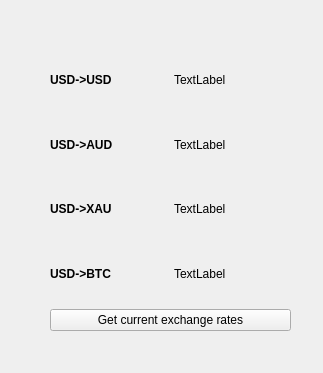
<?xml version="1.0" encoding="UTF-8"?>
<ui version="4.0">
 <class>MainWindow</class>
 <widget class="QMainWindow" name="MainWindow">
  <property name="geometry">
   <rect>
    <x>0</x>
    <y>0</y>
    <width>323</width>
    <height>373</height>
   </rect>
  </property>
  <property name="windowTitle">
   <string>CurrencyConverter</string>
  </property>
  <widget class="QWidget" name="centralwidget">
   <widget class="QWidget" name="">
    <property name="geometry">
     <rect>
      <x>50</x>
      <y>50</y>
      <width>241</width>
      <height>281</height>
     </rect>
    </property>
    <layout class="QVBoxLayout" name="verticalLayout">
     <property name="spacing">
      <number>6</number>
     </property>
     <property name="leftMargin">
      <number>0</number>
     </property>
     <item>
      <layout class="QHBoxLayout" name="horizontalLayout">
       <item>
        <widget class="QLabel" name="label">
         <property name="font">
          <font>
           <weight>75</weight>
           <bold>true</bold>
          </font>
         </property>
         <property name="text">
          <string>USD-&gt;USD</string>
         </property>
        </widget>
       </item>
       <item>
        <widget class="QLabel" name="usdLabel">
         <property name="text">
          <string>TextLabel</string>
         </property>
        </widget>
       </item>
      </layout>
     </item>
     <item>
      <layout class="QHBoxLayout" name="horizontalLayout_2">
       <item>
        <widget class="QLabel" name="label_3">
         <property name="font">
          <font>
           <weight>75</weight>
           <bold>true</bold>
          </font>
         </property>
         <property name="text">
          <string>USD-&gt;AUD</string>
         </property>
        </widget>
       </item>
       <item>
        <widget class="QLabel" name="audLabel">
         <property name="text">
          <string>TextLabel</string>
         </property>
        </widget>
       </item>
      </layout>
     </item>
     <item>
      <layout class="QHBoxLayout" name="horizontalLayout_3">
       <item>
        <widget class="QLabel" name="label_5">
         <property name="font">
          <font>
           <weight>75</weight>
           <bold>true</bold>
          </font>
         </property>
         <property name="text">
          <string>USD-&gt;XAU</string>
         </property>
        </widget>
       </item>
       <item>
        <widget class="QLabel" name="xauLabel">
         <property name="text">
          <string>TextLabel</string>
         </property>
        </widget>
       </item>
      </layout>
     </item>
     <item>
      <layout class="QHBoxLayout" name="horizontalLayout_4">
       <item>
        <widget class="QLabel" name="label_7">
         <property name="font">
          <font>
           <weight>75</weight>
           <bold>true</bold>
          </font>
         </property>
         <property name="text">
          <string>USD-&gt;BTC</string>
         </property>
        </widget>
       </item>
       <item>
        <widget class="QLabel" name="btcLabel">
         <property name="text">
          <string>TextLabel</string>
         </property>
        </widget>
       </item>
      </layout>
     </item>
     <item>
      <widget class="QPushButton" name="pushButton">
       <property name="text">
        <string>Get current exchange rates</string>
       </property>
      </widget>
     </item>
    </layout>
   </widget>
  </widget>
 </widget>
 <resources/>
 <connections>
  <connection>
   <sender>pushButton</sender>
   <signal>clicked()</signal>
   <receiver>usdLabel</receiver>
   <slot>clear()</slot>
   <hints>
    <hint type="sourcelabel">
     <x>107</x>
     <y>317</y>
    </hint>
    <hint type="destinationlabel">
     <x>199</x>
     <y>78</y>
    </hint>
   </hints>
  </connection>
  <connection>
   <sender>pushButton</sender>
   <signal>clicked()</signal>
   <receiver>audLabel</receiver>
   <slot>clear()</slot>
   <hints>
    <hint type="sourcelabel">
     <x>205</x>
     <y>319</y>
    </hint>
    <hint type="destinationlabel">
     <x>220</x>
     <y>139</y>
    </hint>
   </hints>
  </connection>
 </connections>
</ui>
